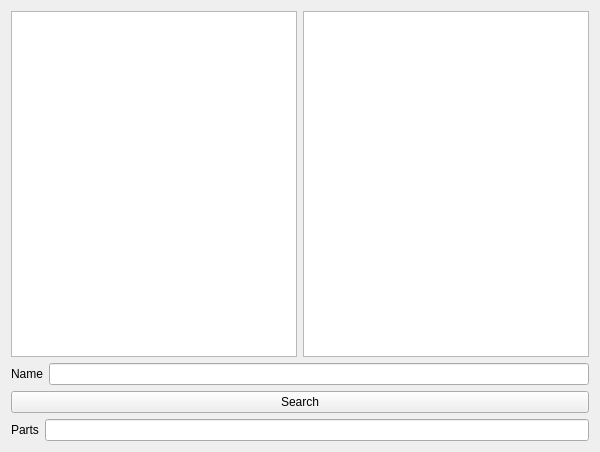
<?xml version="1.0" encoding="UTF-8"?>
<ui version="4.0">
 <class>GUIClass</class>
 <widget class="QWidget" name="GUIClass">
  <property name="geometry">
   <rect>
    <x>0</x>
    <y>0</y>
    <width>600</width>
    <height>452</height>
   </rect>
  </property>
  <property name="windowTitle">
   <string>GUI</string>
  </property>
  <layout class="QVBoxLayout" name="verticalLayout">
   <item>
    <layout class="QHBoxLayout" name="horizontalLayout">
     <item>
      <widget class="QListWidget" name="familyList"/>
     </item>
     <item>
      <widget class="QListWidget" name="vegetablesList"/>
     </item>
    </layout>
   </item>
   <item>
    <layout class="QFormLayout" name="formLayout">
     <item row="0" column="0">
      <widget class="QLabel" name="label">
       <property name="text">
        <string>Name</string>
       </property>
      </widget>
     </item>
     <item row="0" column="1">
      <widget class="QLineEdit" name="nameEdit"/>
     </item>
    </layout>
   </item>
   <item>
    <widget class="QPushButton" name="searchButton">
     <property name="text">
      <string>Search</string>
     </property>
    </widget>
   </item>
   <item>
    <layout class="QFormLayout" name="formLayout_2">
     <item row="0" column="0">
      <widget class="QLabel" name="label_2">
       <property name="text">
        <string>Parts</string>
       </property>
      </widget>
     </item>
     <item row="0" column="1">
      <widget class="QLineEdit" name="partsEdit"/>
     </item>
    </layout>
   </item>
  </layout>
 </widget>
 <layoutdefault spacing="6" margin="11"/>
 <resources>
  <include location="GUI.qrc"/>
 </resources>
 <connections/>
</ui>
